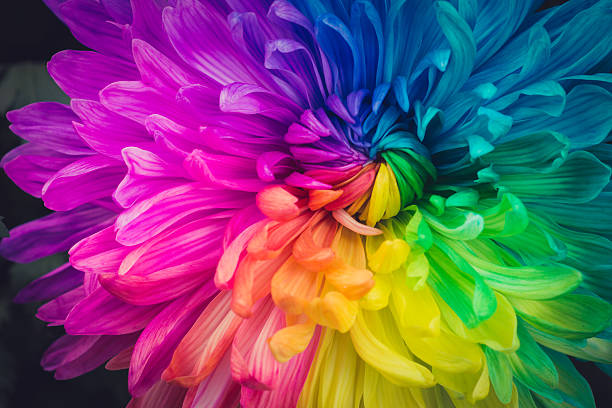
#> input picture IMAGE CV/Image Based/thresholdimage/Color.jpg, 612 x 408 px, found by its file name
$ python threshold.py
#> lines starting #> are read from the running program, lines starting #| are printed output that depends on the picture; after the words box and inside, x2 and y2 are one past the last pixel; in counts of white or black regions, pixels touching at a corner belong together
import cv2

img = cv2.imread('color.jpg')
#> img is the input picture: shape (408, 612, 3); mean B, G, R 107.9, 80.3, 116

grayImg = cv2.cvtColor(img,cv2.COLOR_BGR2GRAY)
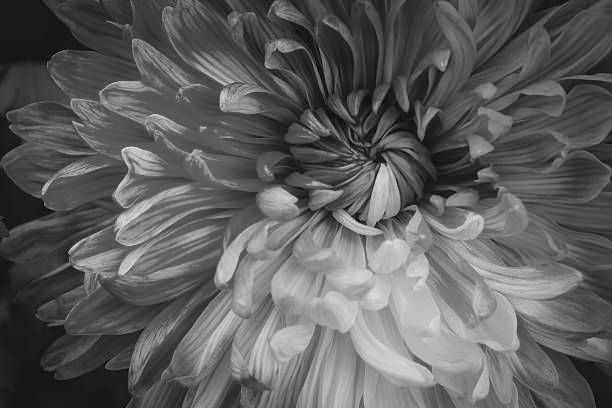
#> grayImg: shape (408, 612); min 3, max 233, mean 94.1
thresholdImg = cv2.threshold(grayImg,127,255,cv2.THRESH_BINARY)[1]
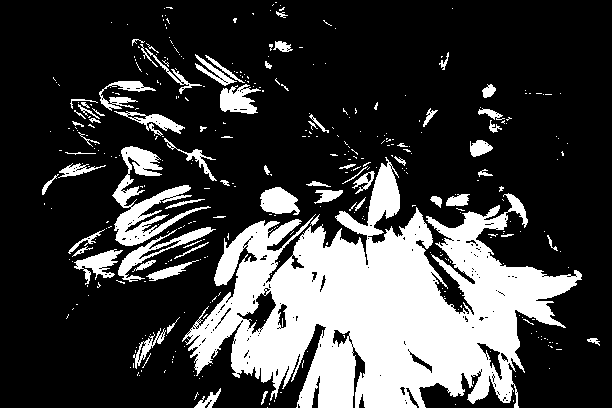
#> thresholdImg: shape (408, 612); 24.9% white; 375 white regions (308 under 20 px), largest, box (x1, y1, x2, y2) and area: (182, 157, 582, 408) 48161, (112, 146, 211, 246) 3036, (118, 227, 216, 282) 1033

cv2.imshow('Original',img)
cv2.imshow('threshold.jpg',thresholdImg)
